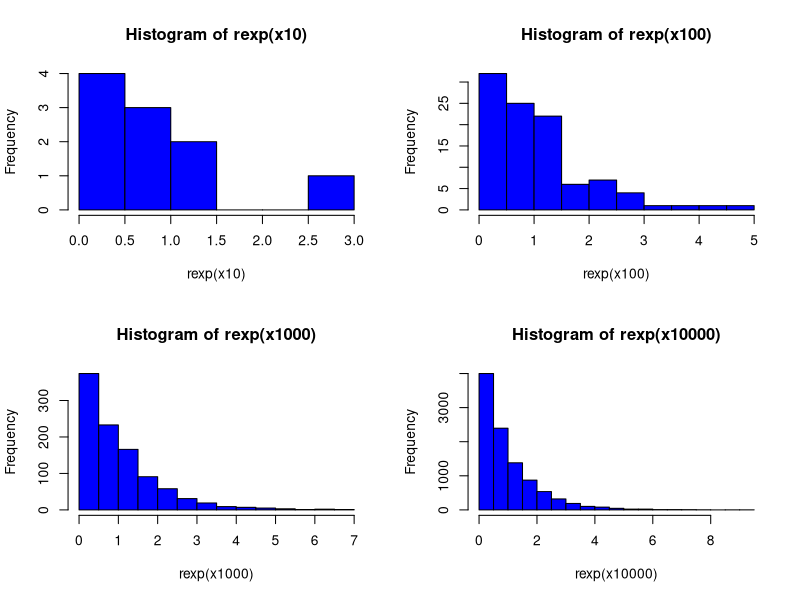

This chart was generated by the following R code:
#No 5

#a
lamda  <- 3
  dexp(lamda)
  
#b
par(mfrow = c(2,2))
set.seed(1)
x10 <- 10
x100 <- 100
x1000 <- 1000
x10000 <- 10000
  hist(rexp(x10), col = 'blue')
  hist(rexp(x100), col = 'blue')
  hist(rexp(x1000), col = 'blue')
  hist(rexp(x10000), col = 'blue')

#c
lamba  <- 3
  miu = lamda
paste("Nilai Rataan adalah", miu)
  
  
  varian = lamda * lamda
paste("varian adalah ", varian)
